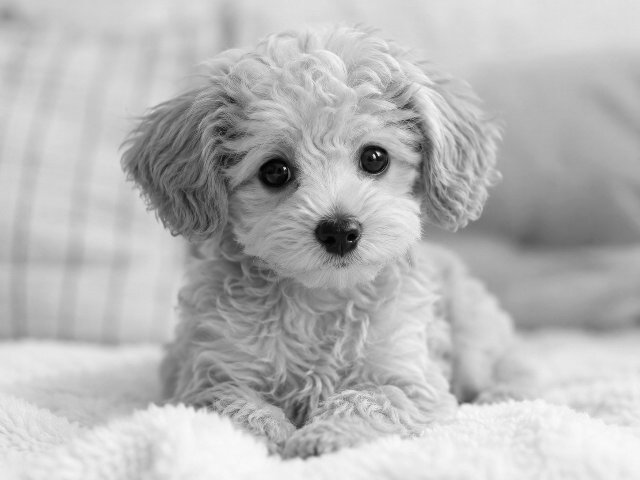
#> input picture Chapter03/input.jpg, 640 x 480 px
$ python 03-05_tone_curve_contrast.py
#> lines starting #> are read from the running program, lines starting #| are printed output that depends on the picture
import cv2
import numpy as np
import matplotlib.pyplot as plt

img = cv2.imread("input.jpg", cv2.IMREAD_GRAYSCALE)
#> img is the input picture: shape (480, 640); min 0, max 250, mean 183.8

# コントラストを1.5倍にする
img_high_contrast = cv2.convertScaleAbs(img, alpha=1.5, beta=0)
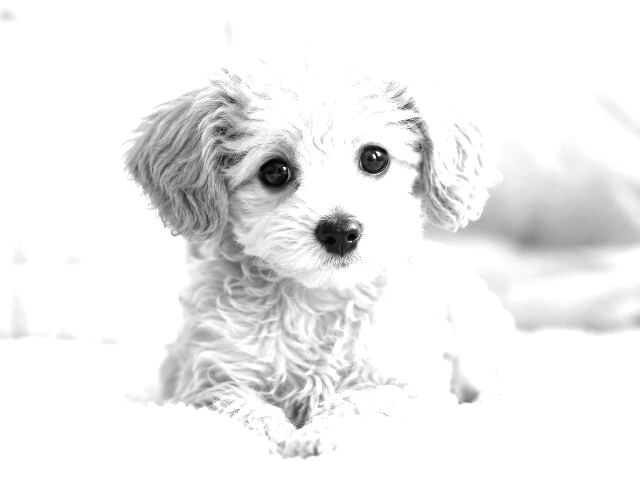
#> img_high_contrast: shape (480, 640); min 0, max 255, mean 237.8
# コントラストを半分(0.5倍)にする
img_low_contrast  = cv2.convertScaleAbs(img, alpha=0.5, beta=0)
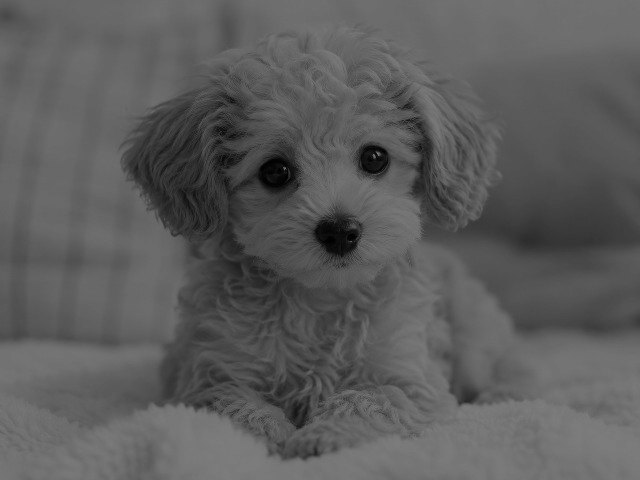
#> img_low_contrast: shape (480, 640); min 0, max 125, mean 91.9

cv2.imwrite("high_contrast.png", img_high_contrast)
cv2.imwrite("low_contrast.png",  img_low_contrast)

# トーンカーブの描画
x = np.arange(256)
plt.plot(x, np.clip(1.5 * x, 0, 255), linestyle="-",  label="a=1.5 (higher contrast)")
plt.plot(x, np.clip(0.5 * x, 0, 255), linestyle="--", label="a=0.5 (lower contrast)")
plt.plot(x, x,                        linestyle=":",  label="no change")
plt.xlabel("Input")
plt.ylabel("Output")
plt.legend()
plt.savefig("tone_curve_contrast.png")
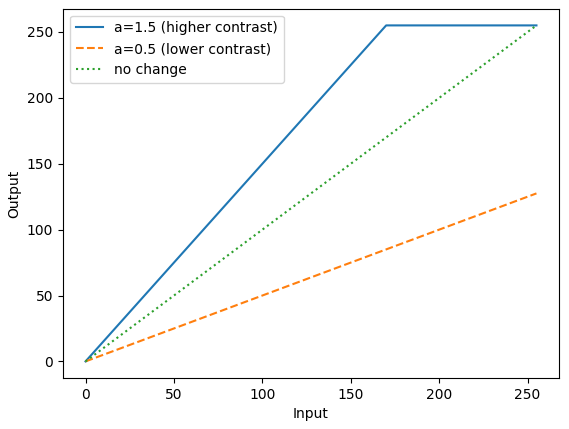
#> figure drawn by matplotlib, 1 panel; curve peaks at x = 170, y = 255; curve peaks at x = 255, y = 127.5; curve peaks at x = 255, y = 255
plt.show()

$ run again, with Chapter03/sample.png saved as Chapter03/input.jpg
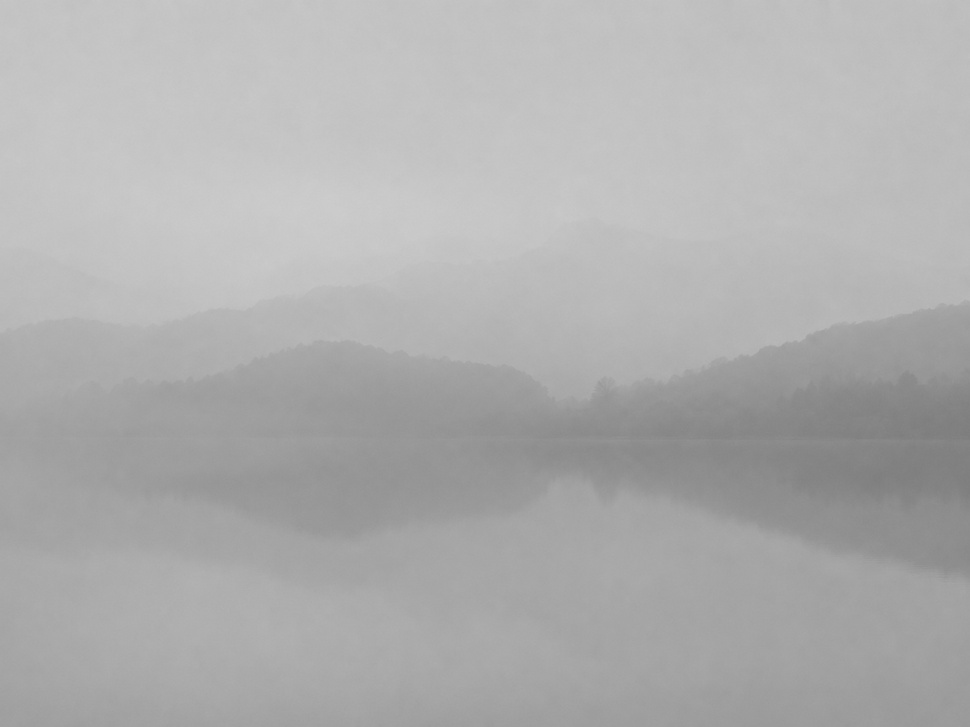
#> input picture Chapter03/sample.png, 970 x 727 px, shrunk from 1448 x 1086 before the run
#> img is the input picture: shape (727, 970); min 125, max 205, mean 174.6
#> `img_high_contrast = cv2.convertScaleAbs(img, alpha=1.5, beta=0)`:
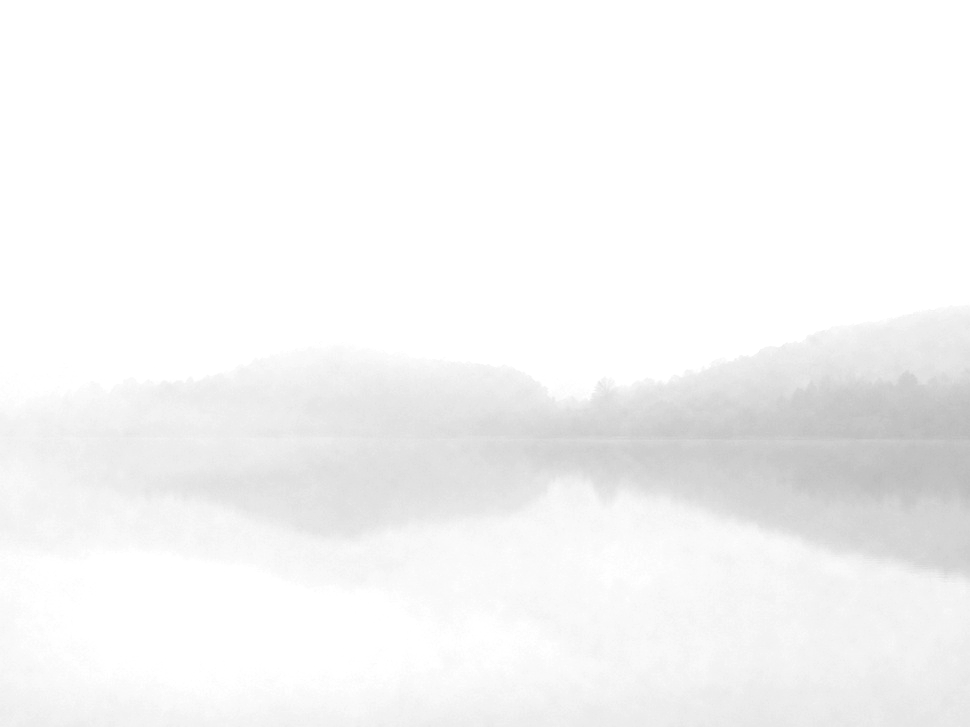
#> img_high_contrast: shape (727, 970); min 188, max 255, mean 246.2
#> `img_low_contrast  = cv2.convertScaleAbs(img, alpha=0.5, beta=0)`:
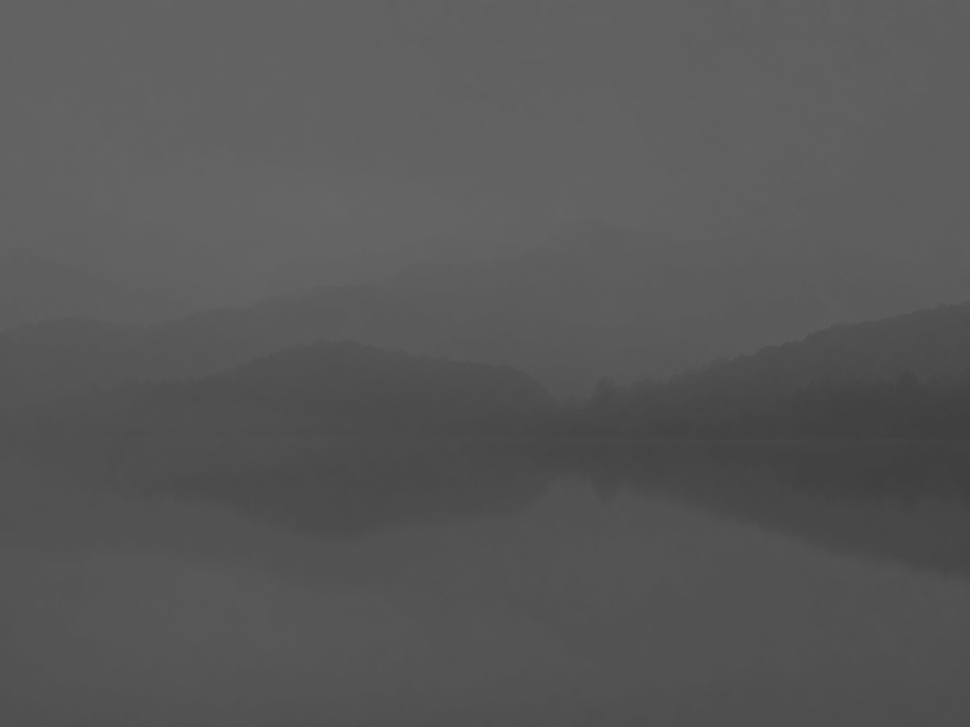
#> img_low_contrast: shape (727, 970); min 62, max 102, mean 87.3
